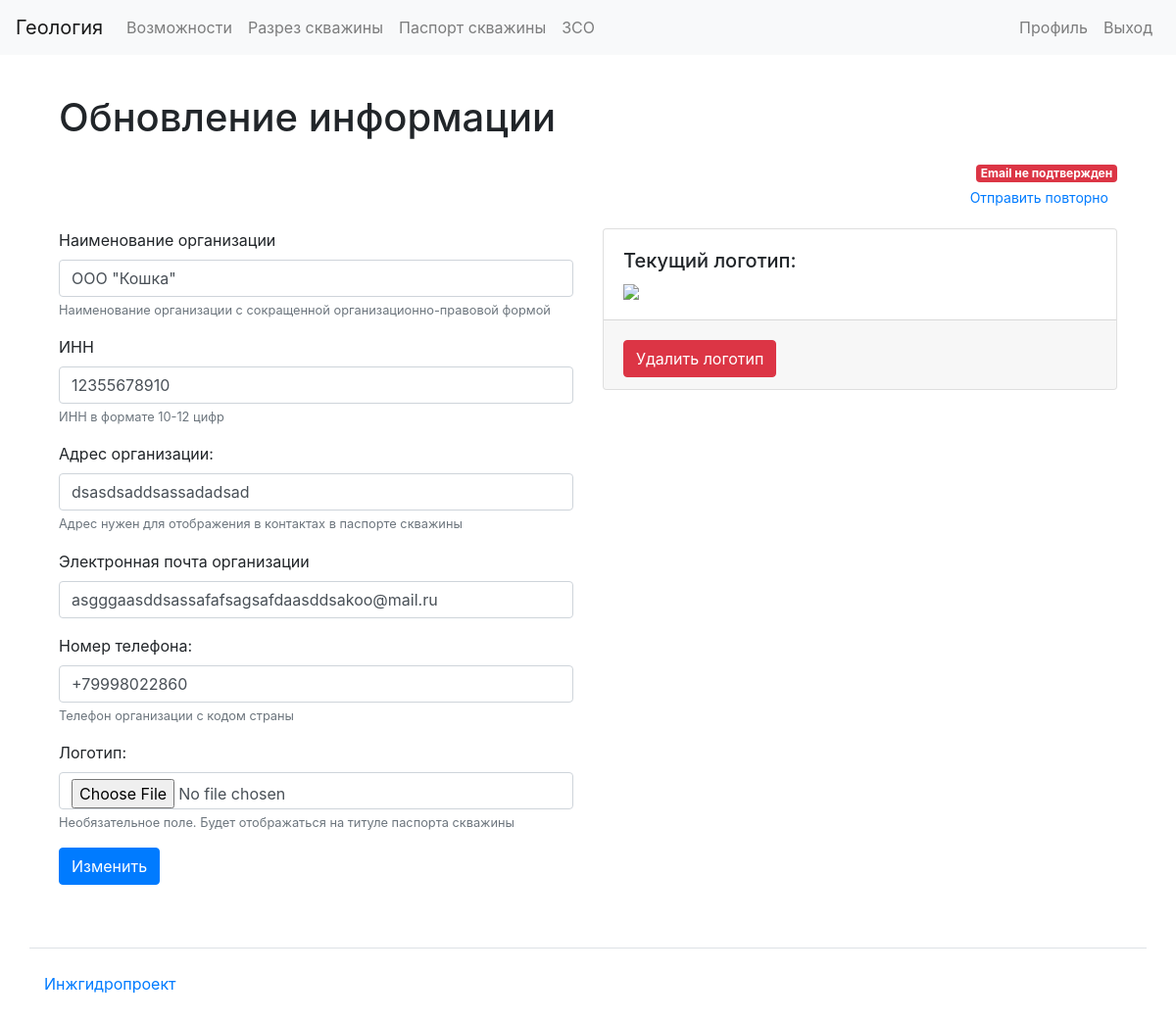
The page /organizations/24/update/ (signed in) on the database as committed earlier.
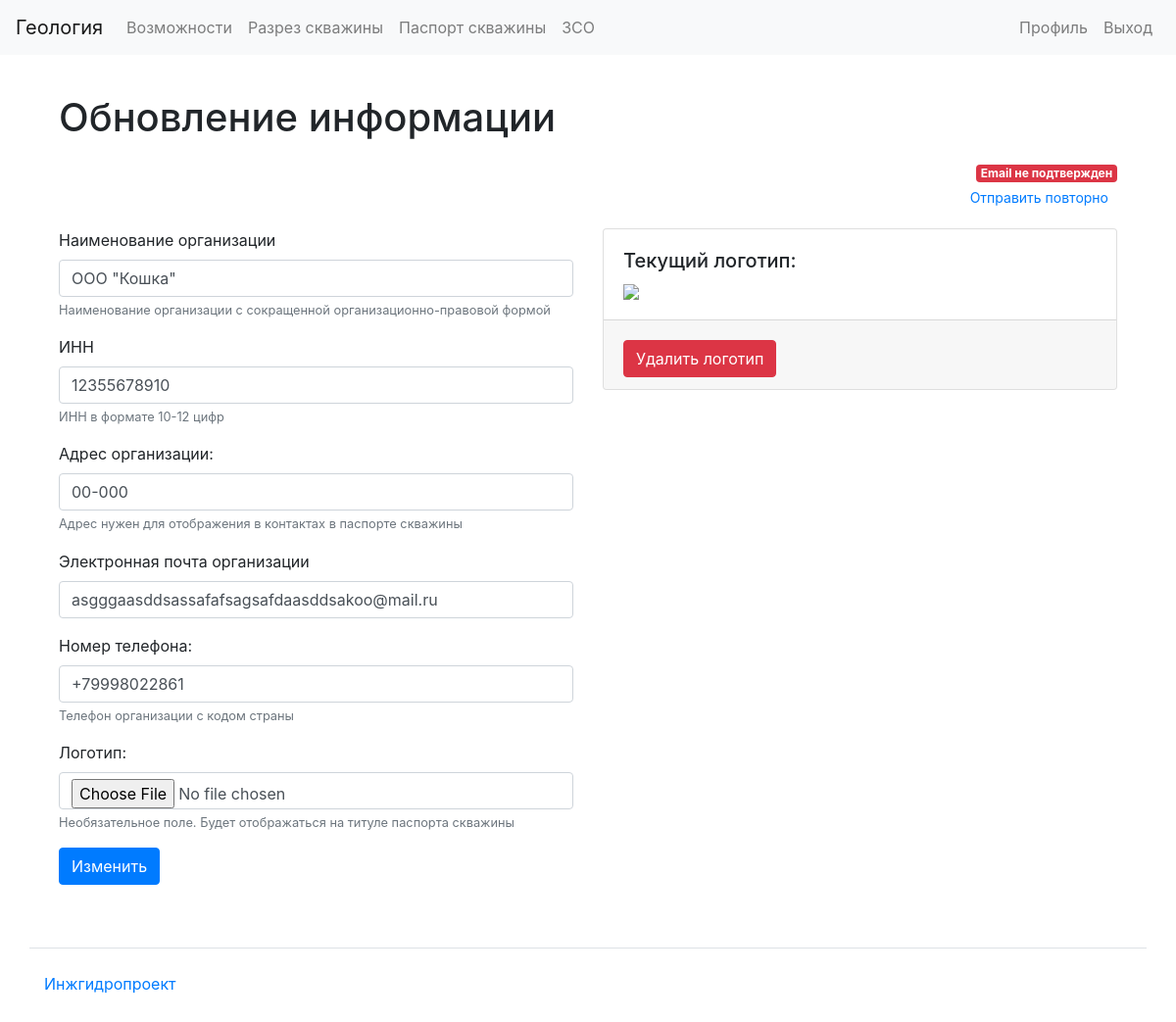
The same page on the database as committed later.
### apps/organizations/models.py (models this page shows, shortened)
class Organization(models.Model):
    user = models.ForeignKey(
        settings.AUTH_USER_MODEL, related_name="organizations", on_delete=models.CASCADE
    )
    org_name = models.CharField(max_length=100)
    inn = models.CharField(max_length=12)
    address = models.CharField(max_length=200)
    email = models.EmailField(unique=True)
    phone = models.CharField(max_length=15)
    ceo_name = models.CharField(max_length=25)
    originator_position = models.CharField(max_length=25)
    originator_name = models.CharField(max_length=25)
    logo = models.ImageField(upload_to="logos/")
    confirmed = models.BooleanField(default=False)
    confirmation_code = models.CharField(max_length=20, blank=True, null=True)
    confirmation_code_dt = models.DateTimeField(blank=True, null=True)

### apps/organizations/views.py (the view, shortened to what this page needs)
@method_decorator(login_required, name="dispatch")
class OrganizationUpdateView(UpdateView):
    template_name = "organizations/update.html"
    def get(self, request, *args, **kwargs):
        org_id = kwargs.get("pk")
        try:
            organization = Organization.objects.get(id=org_id, user=request.user)
        except Organization.DoesNotExist:
            messages.error(request, "Вы не можете редактировать эту организацию.")
            return redirect("organizations_mine")
        form = UpdateOrganizationForm(instance=organization)
        context = {
            "update_form": form,
            "id": org_id,
            "email_status": organization.confirmed,
        }
        if organization.logo:
            context["logo"] = organization.logo
        return render(request, "organizations/update.html", context)

### templates/organizations/update.html (shortened to what this page needs)
{% extends 'base.html' %}
{% load bootstrap4 %}
{% load i18n %}
{% block content %}
  <div class="container wrapper flex-grow-1">
    <h1 class="my-4">{% translate 'Обновление информации' %}</h1>
        <div class="text-right mb-3">
        {% if email_status %}
            <span class="badge badge-success">{% translate 'Email подтвержден' %}</span>
        {% else %}
            <span class="badge badge-danger">{% translate 'Email не подтвержден' %}</span>
            <br>
            <p style="font-size: smaller;">
            <a href="#" class="btn btn-link btn-sm">{% translate 'Отправить повторно' %}</a>
            </p>
        {% endif %}
      </div>
    <form method="post" enctype="multipart/form-data">
      <div class="row">
        <div class="col-md-6">
          {% for field in update_form.visible_fields %}
            <div class="form-group">
              {{ field.label_tag }}
              {{ field }}
              {% if field.help_text %}
                <small class="form-text text-muted">{{ field.help_text }}</small>
              {% endif %}
            </div>
          {% endfor %}
        </div>
        <div class="col-md-6">
          {% if logo %}
            <div class="card mb-3">
              <div class="card-body">
                <h5 class="card-title">{% translate 'Текущий логотип:' %}</h5>
                <img src="{{ logo.url }}" style="max-height: 100px" class="img-fluid">
              </div>
              <div class="card-footer">
                <a href="{% url 'logo_delete_view' id %}" class="btn btn-danger mt-2 float-end">{% translate 'Удалить логотип' %}</a>
              </div>
            </div>
          {% endif %}
        </div>
      </div>
      <div class="form-group">
        <input class="btn btn-primary" type="submit" value="{% translate 'Изменить' %}" />
      </div>
    </form>
  </div>
{% endblock %}

Rows that differ between the two databases and show on the page:
changed Organization "ООО \"Кошка\"": address "dsasdsaddsassadadsad" → "00-000"; phone "+79998022860" → "+79998022861"
